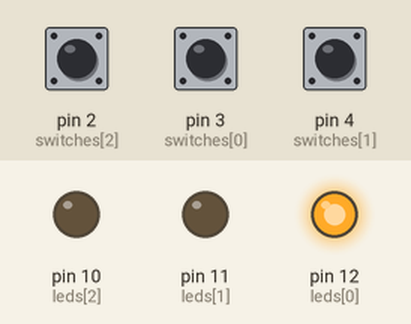
Recording of a sketch running on a simulated Arduino Uno, built with avr-gcc and run on an emulated ATmega328P. On the bench: output pins drawn as LEDs (lit = HIGH). Inputs (shaded band) come from the test bench; at power-on: pin 2 (switches[2]) HIGH, pin 3 (switches[0]) HIGH, pin 4 (switches[1]) HIGH.

Above: at 1.2 s.
1.3 s: pin 2 (switches[2]) pulled LOW for 0.15 s
At 2.5 s:
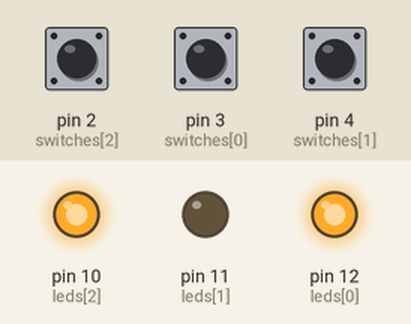
2.9 s: pin 3 (switches[0]) pulled LOW for 0.15 s
At 3.4 s:
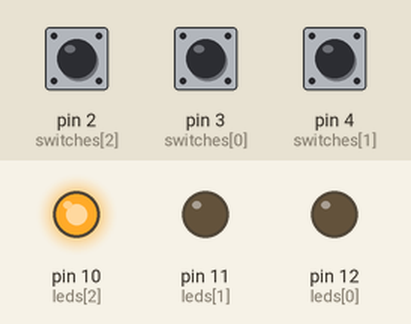
4.6 s: pin 4 (switches[1]) pulled LOW for 0.15 s
At 5.2 s:
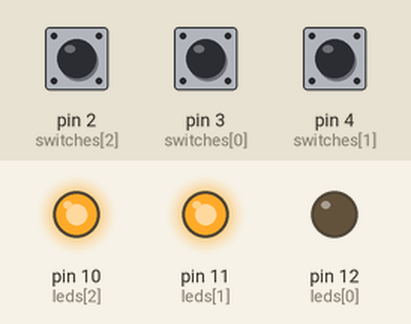
6.2 s: pin 2 (switches[2]) pulled LOW for 1 s
At 7.6 s:
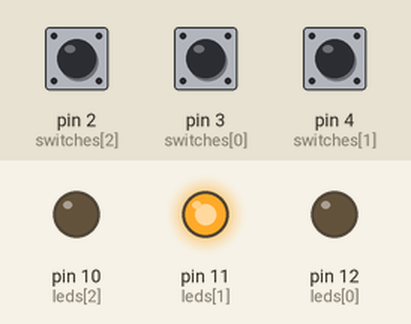
8.7 s: pin 3 (switches[0]) pulled LOW for 1 s
At 10.3 s:
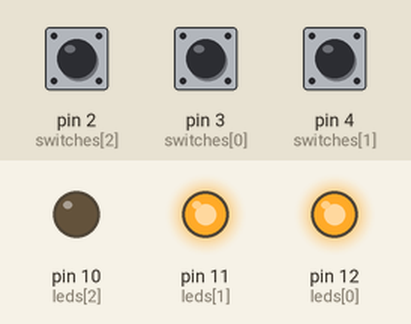
11.2 s: pin 2 (switches[2]) pulled LOW for 0.15 s
At 12.6 s:
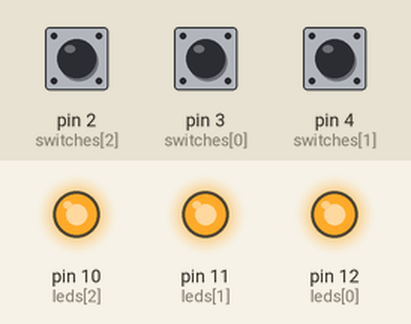
Timing chart, 0 to 13.8 s (numbered marks = the images above; inputs shaded):
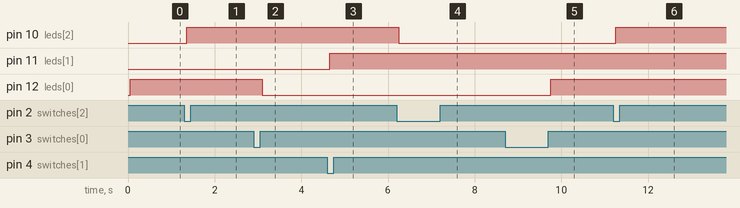

The sketch:

Activity4.2.ino
```cpp
const int ledSize = 3;
const int switchSize = 3;
const int leds[3] = { 12, 11, 10 };
const int switches[3] = { 3, 4, 2 };

struct Button {
  int buttonState;
  int lastButtonState;
  int lastDebounceTime;
  unsigned long debouceDelay;
  int lightsOnWhen;
  int ledState;
};
struct Button buttons[3] = {{LOW, LOW, 0, 50, HIGH, LOW}, {HIGH, HIGH, 0, 50, LOW, LOW}, {HIGH, HIGH, 0, 50, LOW, LOW}};
void setup() {
  // put your setup code here, to run once:
  for (int i = 0; i < ledSize; i++) {
    pinMode(leds[i], OUTPUT);
  }
  for (int i = 0; i < switchSize - 1; i++) {
    pinMode(switches[i], INPUT);
  }
  pinMode(switches[2], INPUT_PULLUP);
}

void loop() {
  for(int i = 0; i < ledSize; i++)
  {
    int readValue = digitalRead(switches[i]);
    if(readValue != buttons[i].lastButtonState)
      buttons[i].lastDebounceTime = millis();
    if(millis() - buttons[i].lastDebounceTime > buttons[i].debouceDelay)
    {
      if(readValue != buttons[i].buttonState)
      {
        buttons[i].buttonState = readValue;
        if(buttons[i].buttonState == buttons[i].lightsOnWhen)
        {
          buttons[i].ledState = !buttons[i].ledState;
        }
      }

    }
    digitalWrite(leds[i], buttons[i].ledState);
    buttons[i].lastButtonState = readValue;
  }
}
```

Measured:
- after the input at 1.3 s, pin 10 (leds[2]): LOW → HIGH after 0.05 s
- after the input at 2.9 s, pin 12 (leds[0]): HIGH → LOW after 0.20 s
- after the input at 4.6 s, pin 11 (leds[1]): LOW → HIGH after 0.05 s
- after the input at 6.2 s, pin 10 (leds[2]): HIGH → LOW after 0.05 s
- after the input at 8.7 s, pin 12 (leds[0]): LOW → HIGH after 1.1 s
- after the input at 11.2 s, pin 10 (leds[2]): LOW → HIGH after 0.05 s
